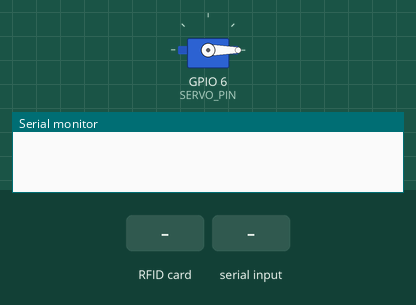
Simulated run of this program. Board: ESP32. Shown: servo, the last lines printed to the serial monitor. Inputs (shaded band) come from the test bench.

Above: at 1.2 s.
1.3 s: RFID card 5E 7A 19 C4 held to the reader
2.8 s: "LIBERADO\n" received over Serial
At 4.1 s:
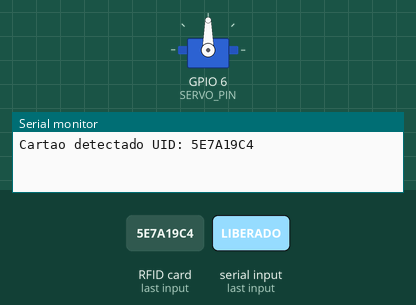
Timing chart, 0 to 10.3 s (numbered marks = the images above; inputs shaded):
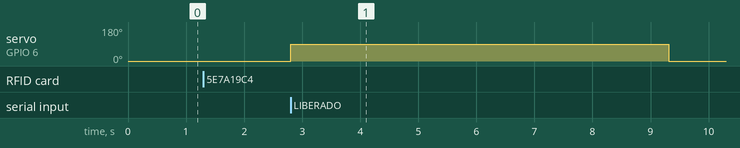

Measured:
- after the input at 2.8 s, servo on GPIO 6 (SERVO_PIN): 0° → 90° at once, → 0° 6.5 s later

The program:

main.cpp
```cpp
#include <SPI.h>
#include <MFRC522.h>
#include <Servo.h>

#define SS_PIN 10
#define RST_PIN 9
#define SERVO_PIN 6

MFRC522 mfrc522(SS_PIN, RST_PIN);
Servo servo;

String lastUid = "";


bool servoAberto = false;
unsigned long servoTimer = 0;
const unsigned long tempoAberto = 6500;

void setup() {
  Serial.begin(115200);
  SPI.begin();
  mfrc522.PCD_Init();
  servo.attach(SERVO_PIN);
  servo.write(0);
}

void loop() {
  if (servoAberto && (millis() - servoTimer >= tempoAberto)) {
    servo.write(0);
    servoAberto = false;
  }

  if (!mfrc522.PICC_IsNewCardPresent() || !mfrc522.PICC_ReadCardSerial()) {
    return;
  }

  String uid = "";
  for (byte i = 0; i < mfrc522.uid.size; i++) {
    uid += String(mfrc522.uid.uidByte[i], HEX);
  }
  uid.toUpperCase();

  if (uid != lastUid) {
    Serial.println("Cartao detectado UID: " + uid);
    lastUid = uid;

    unsigned long startTime = millis();
    while (!Serial.available() && millis() - startTime < 3000);

    if (Serial.available()) {
      String resposta = Serial.readStringUntil('\n');
      resposta.trim();

      if (resposta == "LIBERADO") {
        servo.write(90);
        servoAberto = true;
        servoTimer = millis();
      }
    }
  }

  mfrc522.PICC_HaltA();
}
```
